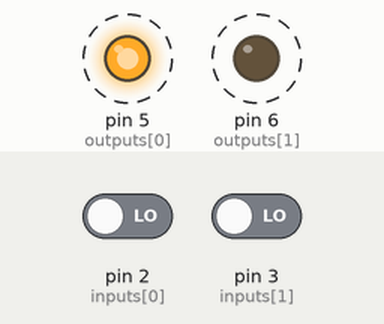
Simulated run of this sketch. Board: Arduino Uno, built with avr-gcc and run on an emulated ATmega328P. On the bench: output pins drawn as LEDs (lit = HIGH). Dashed ring = blinking. The test bench sets the inputs (shaded band); at power-on: pin 2 (inputs[0]) LOW, pin 3 (inputs[1]) LOW. What the sketch prints to the serial monitor is not drawn.

Above: at 1.27 s.
1.3 s: pin 2 (inputs[0]) driven HIGH
Timing chart, 0 to 10.3 s (numbered marks = the images above; inputs shaded):
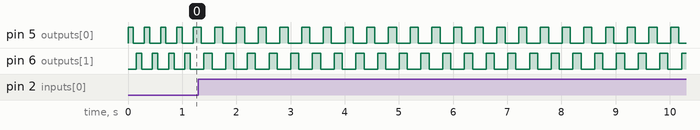

Measured:
- after the input at 1.3 s, pin 5 (outputs[0]): alternates HIGH for 0.15 s and LOW for 0.25 s, starting after 0.05 s; pin 6 (outputs[1]): alternates HIGH for 0.15 s and LOW for 0.25 s, starting after 0.10 s
- by itself, pin 5 (outputs[0]), pin 6 (outputs[1]): alternates HIGH for 0.10 s and LOW for 0.20 s

The sketch:

Test_1.ino
```cpp
int inputs[2] = {2,3};
int outputs[2] = {5,6};

void setup() {
  Serial.begin(9600);
  for(int i = 0; i < 2; i++) {
    pinMode(inputs[i], INPUT);
    pinMode(outputs[i], OUTPUT);
  }
}

void loop() {
  for(int i = 0; i < 2; i++) {
    digitalWrite(outputs[i], HIGH);
    delay(100);
    for(int j = 0; j < 2; j++) {
      if(digitalRead(inputs[j]) == HIGH) {
        Serial.print("Input pin: ");
        Serial.println(inputs[j]);
        Serial.print("Output pin: ");
        Serial.println(outputs[i]);
        delay(50);
    }


    }
    digitalWrite(outputs[i], LOW);
    delay(50);
  }
}
```
